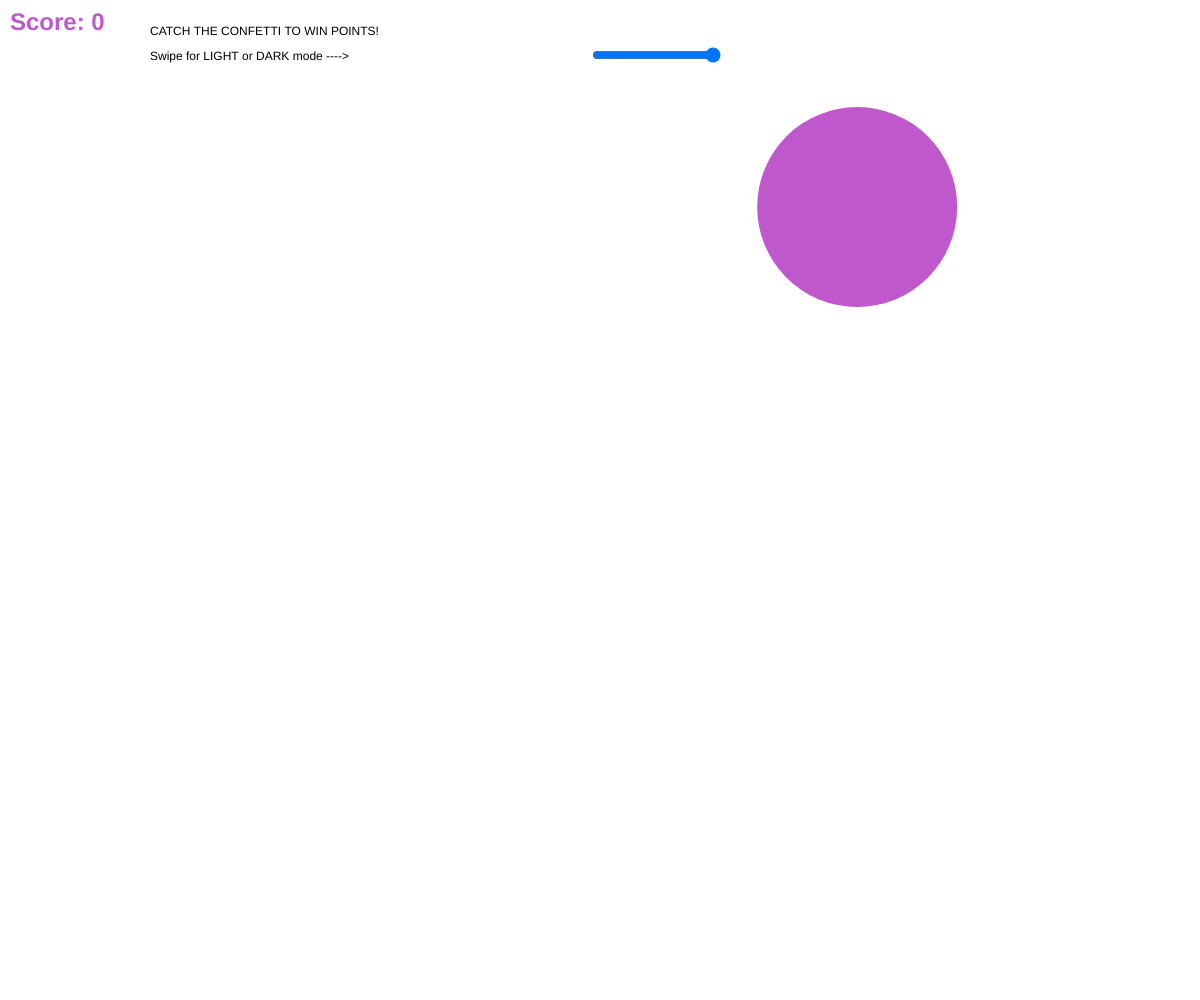
Frame 1 (no input)
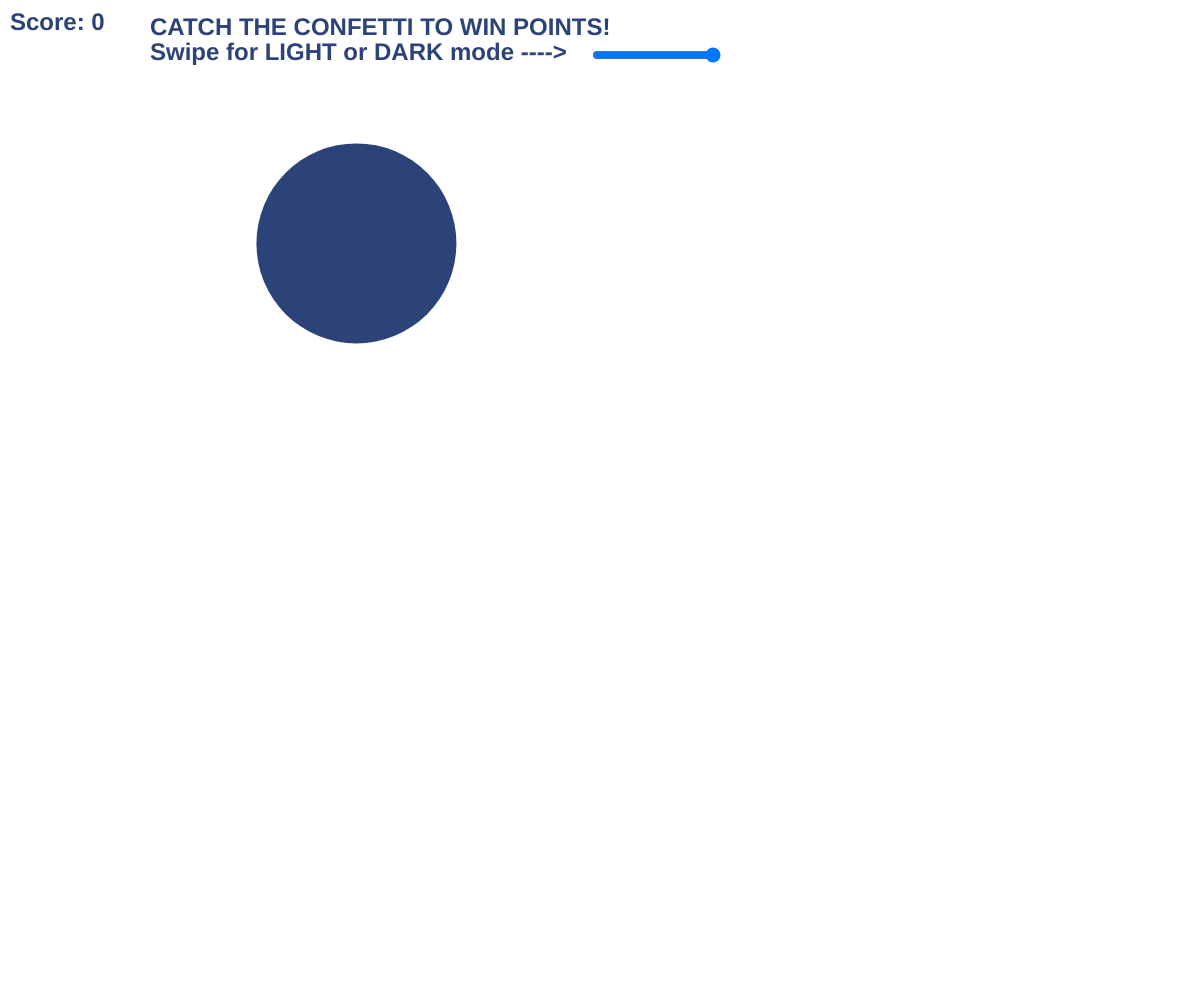
Frame 60 (no input)
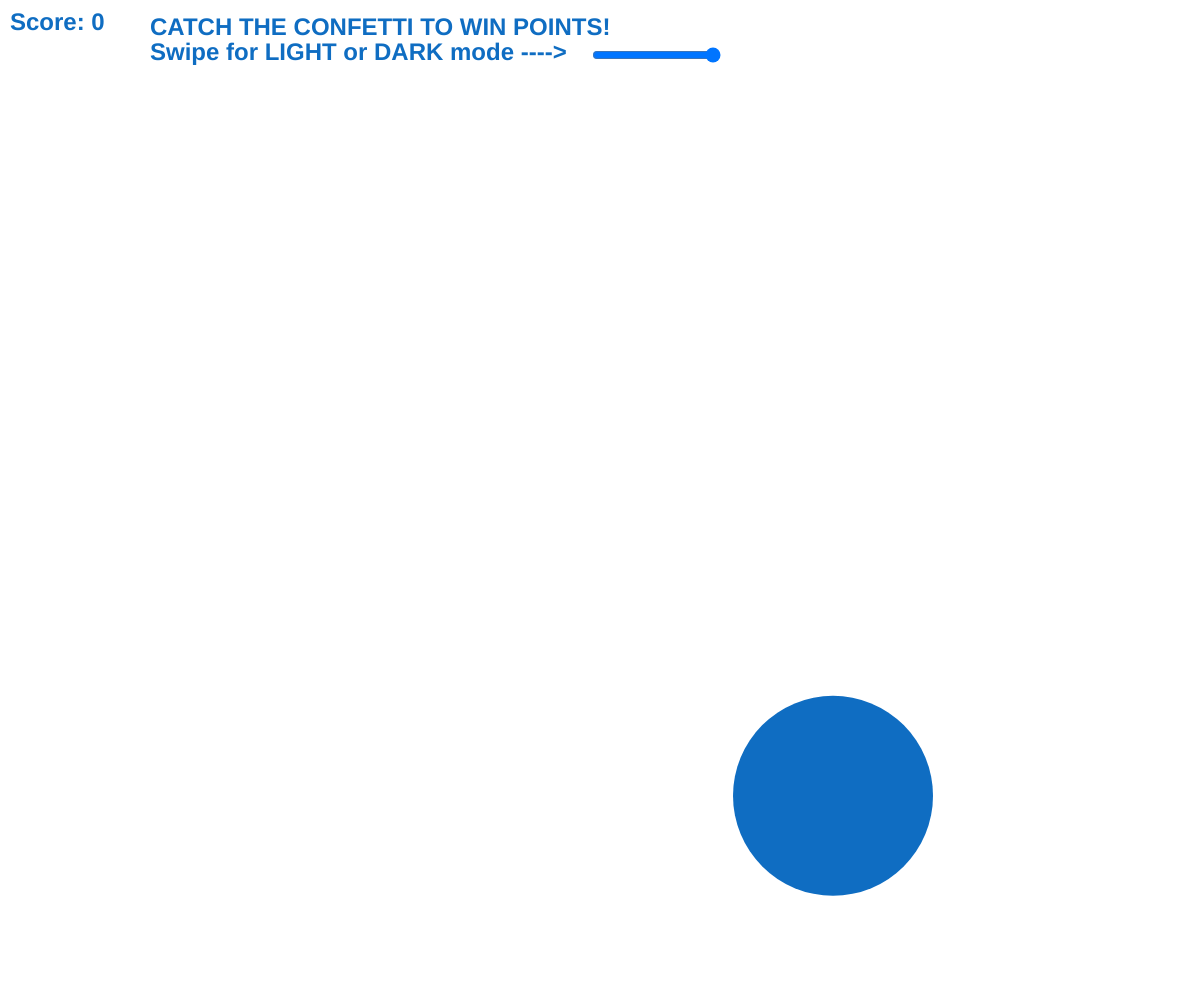
Frame 120 (the mouse pressed at the canvas centre since frame 60)

The p5.js sketch that drew these frames (run headless with seeded random() and noise() and a simulated clock; from frame 60 on, the mouse is pressed at the canvas centre):

// p5.js sketch
// ── sketch.js
//setting global vairables for circle and for colours and score
var x, y;
var score = 0;
const radius = 100;
var r, g, b;
// set slider as a golbal varaible
let bgSlider;

function setup() {
  //create canvas size to fit whatever page it is showing on
  createCanvas(windowWidth, windowHeight);
  x = random(windowWidth);
  y = random(windowHeight);
  r = random(255);
  g = random(255);
  b = random(255);
  colorMode(RGB);
  slider = createSlider(0, 400, 200, 200);
  //create slider
  bgSlider = createSlider(0, 255, 255);
  
  //set position of slider to next to text
  bgSlider.position(590, 45);
}

function draw() {
  //get the value of the slider
  let bg = bgSlider.value();
  // set the background colour to the value of the slider on a scale of 0-255
  // white is 255 black is 0
  // this goes before the rest of draw so it doesnt layer on top of the other things
  background(bg);
  console.log(bg);  
  // write title for page
  text("CATCH THE CONFETTI TO WIN POINTS!" ,150,35);
  text("Swipe for LIGHT or DARK mode ---->", 150, 60);
  textStyle(BOLD);
  //draw circle 
  noStroke();
  // allow it to change color
  fill(r, g, b);
  ellipse(x, y, radius*2, radius*2);
  // draw the score tally and make bold
  textSize(24);
  text("Score: " + score, 10, 30);

}
//create a function to press mouse
//when user clicks mouse function
 function mousePressed() {
  //make sure mouse is in radius of circle
   var d = dist(mouseX, mouseY, x, y);
   // set conditional statement for circle being clicked and score goes up
   if (d < radius) {
     newCircle();
     score++;
   }
   
}
//create new function for circle
function newCircle() {
  x = random(windowWidth);
  y = random(windowHeight);
  r = random(255);
  g = random(255);
  b = random(255);
}
// every second a new circle appears
setInterval(newCircle, 1000);
